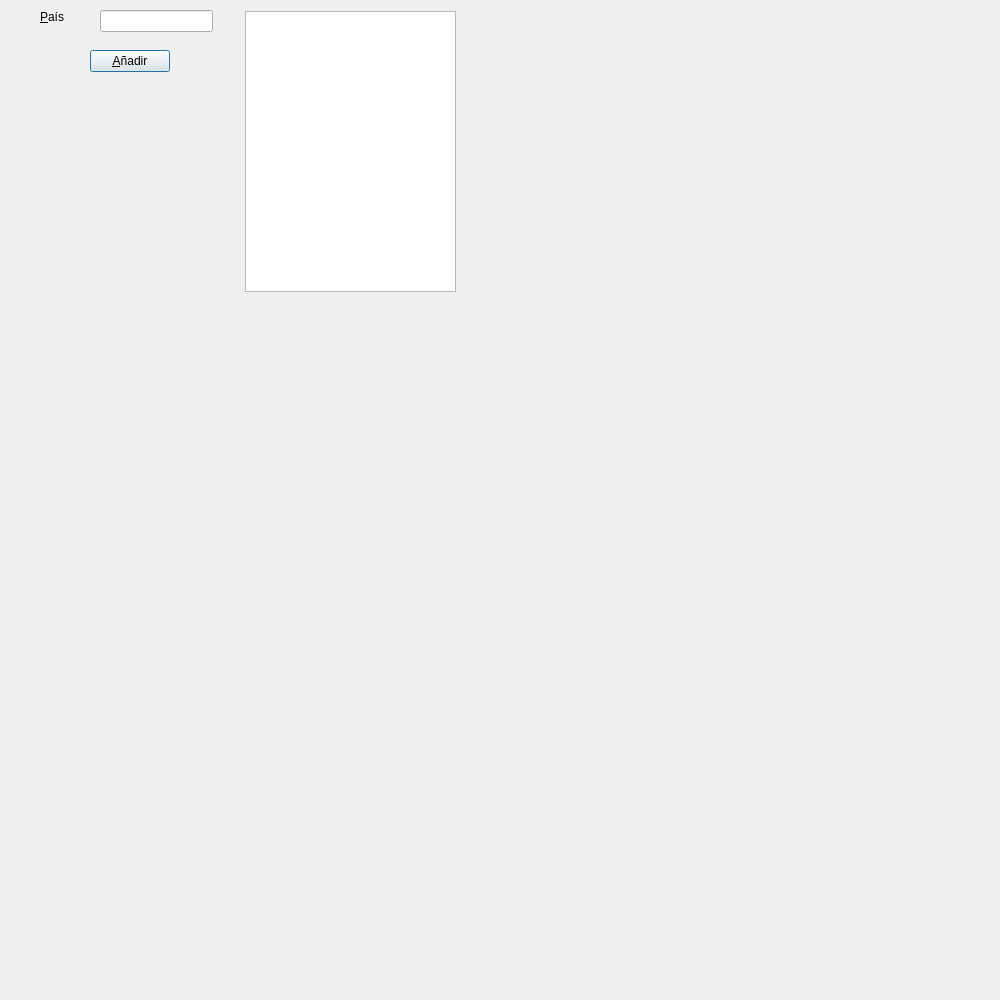
<?xml version="1.0" encoding="UTF-8"?>
<ui version="4.0">
 <class>Dialog</class>
 <widget class="QDialog" name="Dialog">
  <property name="geometry">
   <rect>
    <x>0</x>
    <y>0</y>
    <width>1000</width>
    <height>1000</height>
   </rect>
  </property>
  <property name="sizePolicy">
   <sizepolicy hsizetype="Maximum" vsizetype="Maximum">
    <horstretch>0</horstretch>
    <verstretch>0</verstretch>
   </sizepolicy>
  </property>
  <property name="minimumSize">
   <size>
    <width>1000</width>
    <height>1000</height>
   </size>
  </property>
  <property name="maximumSize">
   <size>
    <width>10000</width>
    <height>10000</height>
   </size>
  </property>
  <property name="windowTitle">
   <string>Dialog</string>
  </property>
  <property name="autoFillBackground">
   <bool>true</bool>
  </property>
  <widget class="QLabel" name="label">
   <property name="geometry">
    <rect>
     <x>40</x>
     <y>10</y>
     <width>59</width>
     <height>14</height>
    </rect>
   </property>
   <property name="text">
    <string>&amp;País</string>
   </property>
   <property name="buddy">
    <cstring>lnPais</cstring>
   </property>
  </widget>
  <widget class="QLineEdit" name="lnPais">
   <property name="geometry">
    <rect>
     <x>100</x>
     <y>10</y>
     <width>113</width>
     <height>22</height>
    </rect>
   </property>
  </widget>
  <widget class="QPushButton" name="Btnadd">
   <property name="geometry">
    <rect>
     <x>90</x>
     <y>50</y>
     <width>80</width>
     <height>22</height>
    </rect>
   </property>
   <property name="text">
    <string>&amp;Añadir</string>
   </property>
  </widget>
  <widget class="QListWidget" name="lWid">
   <property name="geometry">
    <rect>
     <x>245</x>
     <y>11</y>
     <width>211</width>
     <height>281</height>
    </rect>
   </property>
  </widget>
 </widget>
 <tabstops>
  <tabstop>lnPais</tabstop>
  <tabstop>Btnadd</tabstop>
 </tabstops>
 <resources/>
 <connections/>
</ui>
